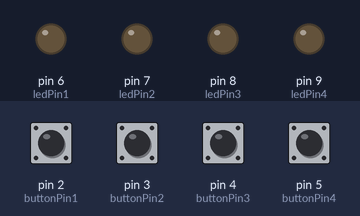
The sketch below on a simulated Arduino Uno, built with avr-gcc and run on an emulated ATmega328P. Parts: output pins drawn as LEDs (lit = HIGH). Inputs (shaded band) come from the test bench; at power-on: pin 2 (buttonPin1), pin 3 (buttonPin2), pin 4 (buttonPin3), pin 5 (buttonPin4) HIGH.

Above: at 1.2 s.
1.3 s: pin 2 (buttonPin1) pulled LOW for 0.15 s
At 1.37 s:
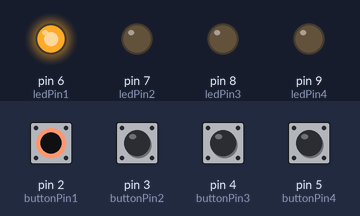
2.9 s: pin 3 (buttonPin2) pulled LOW for 0.15 s
At 2.97 s:
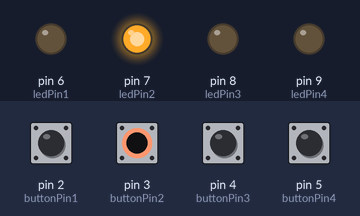
4.5 s: pin 4 (buttonPin3) pulled LOW for 0.15 s
At 4.57 s:
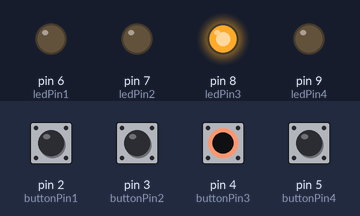
6.1 s: pin 5 (buttonPin4) pulled LOW for 0.15 s
At 6.17 s:
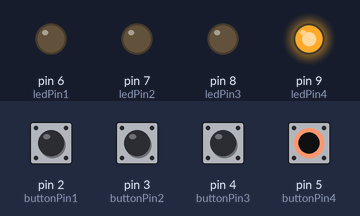
7.7 s: pin 2 (buttonPin1) driven LOW and pin 3 (buttonPin2) driven LOW
At 8.1 s:
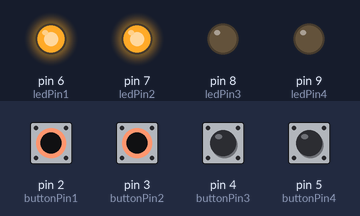
9.2 s: pin 4 (buttonPin3) pulled LOW for 1 s
At 10.0 s:
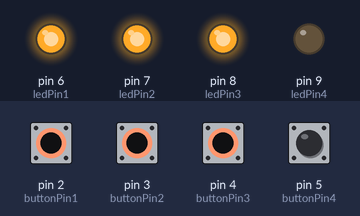
Timing chart, 0 to 12.2 s (numbered marks = the images above; inputs shaded):
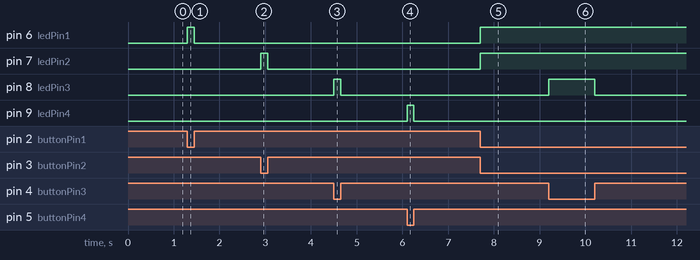

Measured:
- after the input at 1.3 s, pin 6 (ledPin1): LOW → HIGH at once, → LOW 0.15 s later
- after the input at 2.9 s, pin 7 (ledPin2): LOW → HIGH at once, → LOW 0.15 s later
- after the input at 4.5 s, pin 8 (ledPin3): LOW → HIGH at once, → LOW 0.15 s later
- after the input at 6.1 s, pin 9 (ledPin4): LOW → HIGH at once, → LOW 0.15 s later
- after the input at 7.7 s, pin 6 (ledPin1), pin 7 (ledPin2): LOW → HIGH at once
- after the input at 9.2 s, pin 8 (ledPin3): LOW → HIGH at once, → LOW 1.0 s later

The sketch:

_4ButtonTest.ino
```cpp
#include <Button.h>

/*
4 buttons with 4 coresponding LEDs

*/


Button buttonPin1 = Button(2); // the number of the pushbutton pin
Button buttonPin2 = Button(3);
Button buttonPin3 = Button(4);
Button buttonPin4 = Button(5);


 int ledPin1 =  6;      // the number of the LED pin
 int ledPin2 =  7;
 int ledPin3 =  8;
 int ledPin4 =  9;


void btnCheck(Button btn, int led)
{

  if (btn.isPressed()) {
    // turn LED on:
    digitalWrite(led, HIGH);
  }
  else {
    // turn LED off:
    digitalWrite(led, LOW);
  }
}


void setup()
{


  // initialize the LED pin as an output:
  pinMode(ledPin1, OUTPUT);
  pinMode(ledPin2, OUTPUT);
  pinMode(ledPin3, OUTPUT);
  pinMode(ledPin4, OUTPUT);

}


void loop()
{
  // read the state of the pushbutton value:
  btnCheck(buttonPin1,ledPin1);
  btnCheck(buttonPin2,ledPin2);
  btnCheck(buttonPin3,ledPin3);
  btnCheck(buttonPin4,ledPin4);


 /*
 if (buttonPin1.isPressed()) {
    // turn LED on:
    digitalWrite(ledPin1, HIGH);
  }
  else {
    // turn LED off:
    digitalWrite(ledPin1, LOW);
  }


   if (buttonPin2.isPressed())
  {
    // turn LED on:
    digitalWrite(ledPin2, HIGH);
  }
  else
  {
    digitalWrite(ledPin2, LOW);

  }


   if (buttonPin3.isPressed()) {
    // turn LED on:
    digitalWrite(ledPin3, HIGH);
  }
  else {
    // turn LED off:
    digitalWrite(ledPin3, LOW);
  }


   if (buttonPin4.isPressed()) {
    // turn LED on:
    digitalWrite(ledPin4, HIGH);
  }
  else {
    // turn LED off:
    digitalWrite(ledPin4, LOW);
  }
  */

}
```
